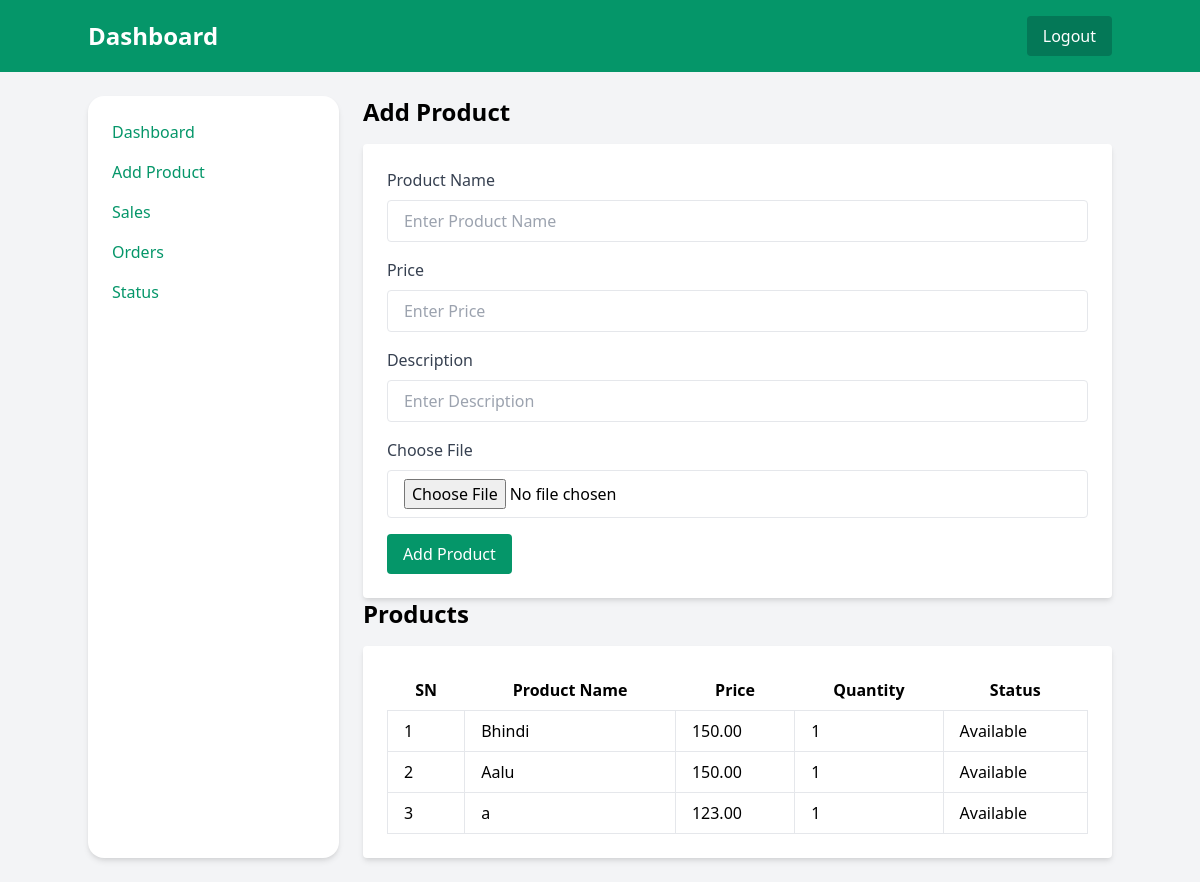
Page /items (signed in) on the committed database.
### example/models.py (models this page shows)
class Product(models.Model):
    added_by = models.ForeignKey(Buyer, on_delete=models.CASCADE)
    name = models.CharField(max_length=100)
    description = models.TextField()
    price = models.DecimalField(max_digits=10, decimal_places=2)
    image = models.ImageField(upload_to='media/')
    created_at = models.DateTimeField(auto_now_add=True)
    updated_at = models.DateTimeField(auto_now=True)
    def __str__(self):
        return self.name

### example/views.py (the view, shortened to what this page needs)
# urls.py: path('items', views.items, name='items'),
@login_required(login_url='/')
def items(request):
    user = Buyer.objects.get(user = request.user)
    all_data = Product.objects.filter(added_by_id = user.id)
    context = {'all_data':all_data,}
    return render(request, 'items.html', context)

### templates/items.html (shortened to what this page needs)
{% extends 'skeleton.html' %}
{% block content %}
 <section id="items">
  <h2 class="text-2xl font-bold mb-4">Add Product</h2>
  <form class="bg-white p-6 rounded shadow-md" method="post" enctype="multipart/form-data">
    <div class="mb-4">
      <label class="block text-gray-700 mb-2">Product Name</label>
      <input type="text" name="product_name" class="w-full px-4 py-2 border rounded" placeholder="Enter Product Name" required>
    </div>
    <div class="mb-4">
      <label class="block text-gray-700 mb-2">Price</label>
      <input type="number" name="price" class="w-full px-4 py-2 border rounded" placeholder="Enter Price" required>
    </div>
    <div class="mb-4">
      <label class="block text-gray-700 mb-2">Description</label>
      <input type="text" name="description" class="w-full px-4 py-2 border rounded" placeholder="Enter Description">
    </div>
    <div class="mb-4">
      <label class="block text-gray-700 mb-2">Choose File</label>
      <input type="file" name="file" class="w-full px-4 py-2 border rounded" placeholder="Choose File" required>
    </div>
    <button type="submit" class="bg-green-600 text-white px-4 py-2 rounded">Add Product</button>
  </form>
    <h2 class="text-2xl font-bold mb-4">Products</h2>
    <div class="bg-white p-6 rounded shadow-md">
      <table class="w-full table-auto">
        <thead>
          <tr>
            <th class="px-4 py-2">SN</th>
            <th class="px-4 py-2">Product Name</th>
            <th class="px-4 py-2">Price</th>
            <th class="px-4 py-2">Quantity</th>
            <th class="px-4 py-2">Status</th>
          </tr>
        </thead>
        <tbody id="items-table">
          {% for all_data in all_data %}
          <tr>
            <td class="border px-4 py-2">{{forloop.counter}}</td>
            <td class="border px-4 py-2">{{all_data}}</td>
            <td class="border px-4 py-2">{{all_data.price}}</td>
            <td class="border px-4 py-2">1</td>
            <td  class="border px-4 py-2">Available</td>
          </tr>
          {% endfor %}
        </tbody>
      </table>
    </div>
  </section>
{% endblock %}

### rows in the picture
Product: name "Bhindi", price "150.00"
Product: name "Aalu", price "150.00"
Product: name "a", price "123.00"
